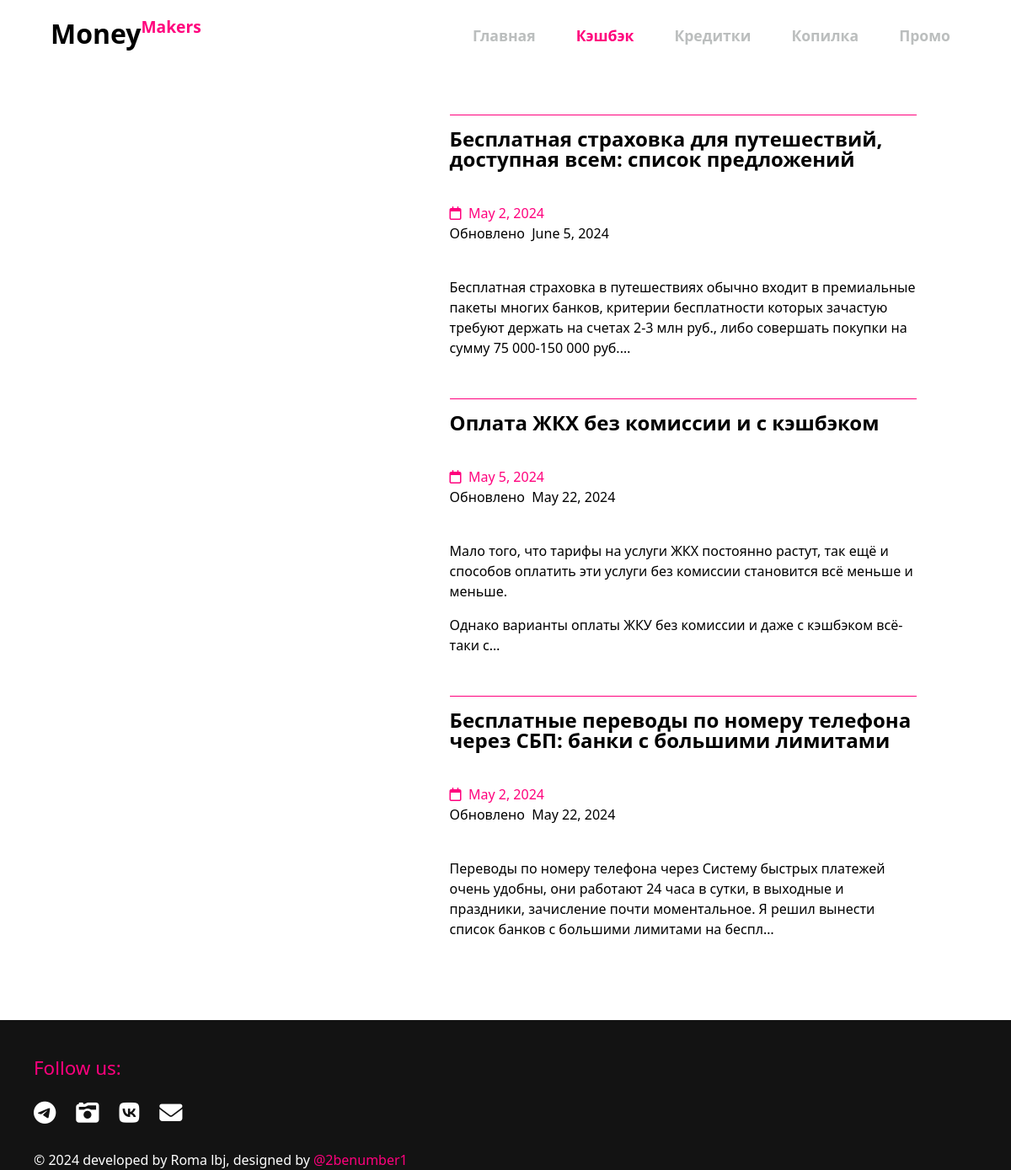
The page /debit on the database its author committed.
### main/models.py (models this page shows, shortened)
class Articles(models.Model):
    credit = 'credit'
    debit = 'debit'
    savings = 'savings'
    CATEGORIES = [(credit, 'Кредитки'), (debit, 'Дебетухи'), (savings, 'Накопилка')]
    title = models.CharField(max_length=255)
    category = models.CharField(max_length=50, choices=CATEGORIES, blank=False)
    content = models.TextField()
    photo = models.ImageField(upload_to="images")
    time_create = models.DateTimeField(auto_now_add=True)
    time_update = models.DateTimeField(auto_now_add=True)
    likes_amount = models.IntegerField(default=0)
    comments_amount = models.IntegerField(default=0)
    class Meta:
        verbose_name = 'Article'
        verbose_name_plural = 'Articles'

### main/views.py (the view)
# urls.py: path('debit', views.debit, name='debit'),
def debit(request):
    context = {
        'articles': Articles.objects.filter(category='debit').order_by('-time_update'),
    }
    return render(request, 'main/debit.html', context)

### main/templates/main/debit.html (shortened to what this page needs)
{% extends 'main/layout.html' %}
{% block content %}
    <div class="credit_articles_list">
         <ul>
             {% for post in articles %}
                        <li>
                            <a href="{% url 'article_detail' category=post.category id=post.id %}">
                                <div class="post">
                                    <div class="image" style="background-image: url('{{post.photo.url}}');"></div>
                                    <div class="all_info">
                                        <p class="title">{{post.title}}</p>
                                        <p class="time time_create"><i class="fa-regular fa-calendar"></i>&nbsp;&nbsp;{{post.time_create|date}}</p>
                                        <p class="time time_update">Обновлено&nbsp;&nbsp;{{post.time_update|date}}</p>
                                        <p class="contents">{{post.content | truncatechars:220  | safe}}</p>
                                    </div>
                                </div>
                            </a>
                        </li>
             {% endfor %}
         </ul>
    </div>
{% endblock %}

### main/static/main/css/main.css (style rules this page uses)
:root { --header-height: 3rem; --hue: 174; --sat: 63%; --first-color: hsl(var(--hue), var(--sat), 40%); --first-color-alt: hsl(var(--hue), var(--sat), 36%); --title-color: hsl(var(--hue), 12%, 15%); --text-color: hsl(var(--hue), 8%, 35%); --body-color: hsl(var(--hue), 100%, 99%); --container-color: #fff; --body-font: "Work Sans", sans-serif; --h1-font-size: 1.5rem; --normal-font-size: 1rem; --tiny-font-size: .625rem; --z-tooltip: 10; --z-fixed: 100; --shadow-color-darker: rgba(128, 128, 128, 0.1); --shadow-color-medium: rgba(128, 128, 128, 0.05); --shadow-color: rgba(128, 128, 128, 0.02); --blur-radius: 0px; }
@media screen and (min-width: 968px) { :root { --h1-font-size: 2.25rem; --normal-font-size: 1.1rem; } }
* { box-sizing: border-box; padding: 0; margin: 0; }
body { margin: 0; padding: 0; font-family: var(--body-font); font-size: var(--normal-font-size); background-color: var(--body-color); color: var(--text-color); overflow-x: hidden; }
ul { list-style: none; }
.credit_articles_list { margin: 10vh 0 10vh 0; padding: 5vh 0 0 10vh; width: 100vw; display: flex; align-items: center; justify-content: flex-start; }
.credit_articles_list ul { margin: 0; padding: 0; width: 90%; height: 100%; display: flex; align-items: center; justify-content: center; flex-direction: column; }
.credit_articles_list ul li { width: 100%; min-height: 35vh; margin: 0 0 2vh 0; padding: 2vh 0 0 0; display: flex; align-items: center; justify-content: center; }
.credit_articles_list a { text-decoration: none; color: black; width: 100%; height: 100%; margin: 0; padding: 0; }
.credit_articles_list ul li:last-child { margin: 0; }
.credit_articles_list .post { width: 100%; height: 100%; margin: 0; padding: 0; display: flex; align-items: flex-start; justify-content: space-between; }
.credit_articles_list .image { min-width: 40%; min-height: 35vh; border-radius: 20px; background-repeat: no-repeat; background-size: cover; background-position: center center; }
.credit_articles_list .all_info { margin: 0 0 0 5vh; padding: 2vh 0 0 0; height: 100%; width: 55%; display: flex; justify-content: flex-start; flex-direction: column; align-items: flex-start; border-top: 1px solid #ff007d; }
.credit_articles_list .title { font-size: 1.5rem; font-weight: 550; line-height: 1.5rem; transition: .2s; }
.credit_articles_list .time { line-height: 1.5rem; margin: 0; font-size: 1rem; }
.credit_articles_list .time_create { margin-top: 3vh; }
.credit_articles_list .time_update { margin-bottom: 3vh; }
.credit_articles_list .contents { font-size: 1.1rem; font-weight: 300; line-height: 1.5rem; }
.credit_articles_list i, .credit_articles_list .time_create { color: #ff007d; }

### rows shown on the page
Articles: title "Бесплатная страховка для путешествий, доступная всем: список предложений", time_create "May 2, 2024", time_update "June 5, 2024", content "Бесплатная страховка в путешествиях обычно входит в премиальные пакеты многих банков, критерии бесплатности которых зачастую требуют держать на счетах 2-3 млн руб., либо совершать покупки на сумму 75 000-150 000 руб.…"
Articles: title "Оплата ЖКХ без комиссии и с кэшбэком", time_create "May 5, 2024", time_update "May 22, 2024", content "Мало того, что тарифы на услуги ЖКХ постоянно растут, так ещё и способов оплатить эти услуги без комиссии становится всё меньше и меньше. Однако варианты оплаты ЖКУ без комиссии и даже с кэшбэком всё-таки с…"
Articles: title "Бесплатные переводы по номеру телефона через СБП: банки с большими лимитами", time_create "May 2, 2024", time_update "May 22, 2024", content "Переводы по номеру телефона через Систему быстрых платежей очень удобны, они работают 24 часа в сутки, в выходные и праздники, зачисление почти моментальное. Я решил вынести список банков с большими лимитами на беспл…"
